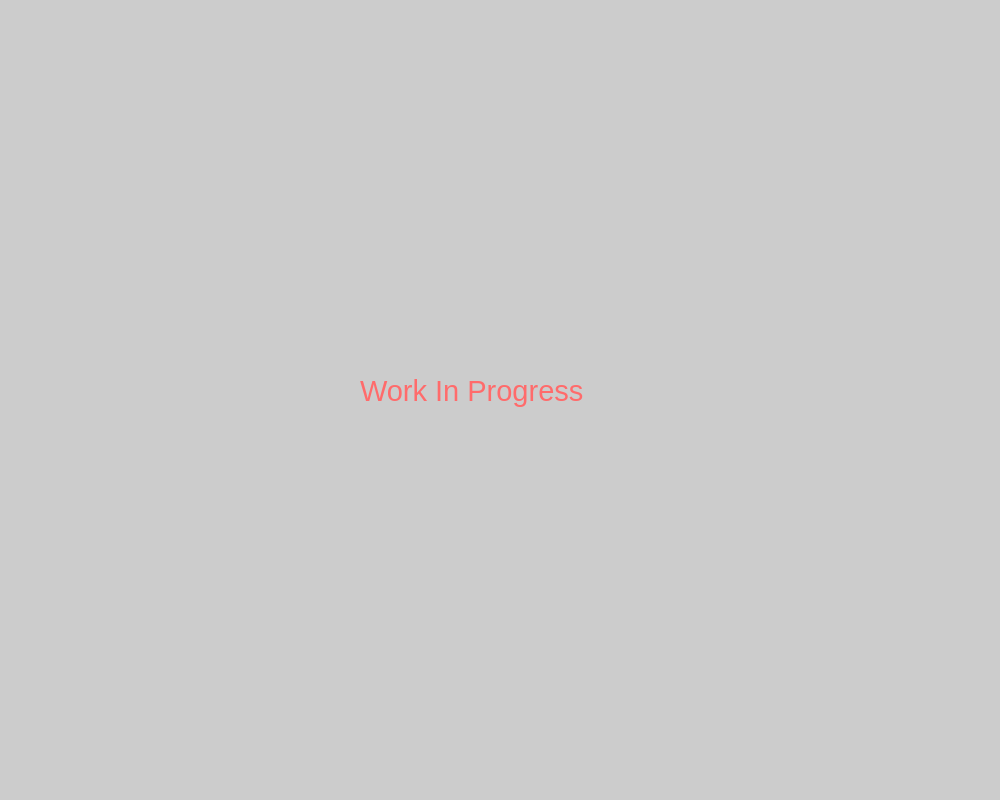
<?xml version="1.0" encoding="UTF-8"?>
<ui version="4.0">
 <class>MainWindow</class>
 <widget class="QMainWindow" name="MainWindow">
  <property name="geometry">
   <rect>
    <x>0</x>
    <y>0</y>
    <width>1000</width>
    <height>800</height>
   </rect>
  </property>
  <property name="font">
   <font>
    <family>Roboto</family>
   </font>
  </property>
  <property name="windowTitle">
   <string>MainWindow</string>
  </property>
  <property name="toolTip">
   <string>search button</string>
  </property>
  <property name="styleSheet">
   <string notr="true">QWidget #centralwidget{
	
	background-color: rgb(204, 204, 204);
}</string>
  </property>
  <widget class="QWidget" name="centralwidget">
   <widget class="QLabel" name="label">
    <property name="geometry">
     <rect>
      <x>360</x>
      <y>310</y>
      <width>321</width>
      <height>161</height>
     </rect>
    </property>
    <property name="font">
     <font>
      <pointsize>22</pointsize>
     </font>
    </property>
    <property name="styleSheet">
     <string notr="true">color: rgb(255, 107, 107);</string>
    </property>
    <property name="text">
     <string>Work In Progress</string>
    </property>
   </widget>
  </widget>
 </widget>
 <resources/>
 <connections/>
</ui>
